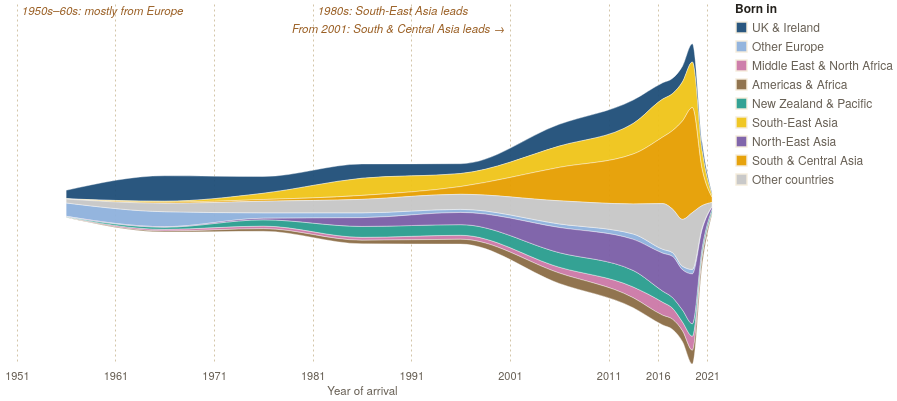

Write a Vega-Lite specification for this figure.
### Vega-Lite specification from a JSON file in a GitHub repository (floating-point values rounded to 4 significant figures)
{"$schema": "https://vega.github.io/schema/vega-lite/v5.json", "config": {"background": null, "font": "IBM Plex Sans, Helvetica Neue, Arial, sans-serif", "padding": 4, "view": {"stroke": null}, "axis": {"labelColor": "#675f54", "titleColor": "#675f54", "gridColor": "#d3c5a8", "domainColor": "#d3c5a8", "tickColor": "#d3c5a8", "labelFont": "IBM Plex Sans, Helvetica Neue, Arial, sans-serif", "labelFontSize": 11, "titleFont": "IBM Plex Sans, Helvetica Neue, Arial, sans-serif", "titleFontWeight": 500, "titleFontSize": 11.5}, "legend": {"labelColor": "#675f54", "titleColor": "#25221d", "labelFont": "IBM Plex Sans, Helvetica Neue, Arial, sans-serif", "titleFont": "IBM Plex Sans, Helvetica Neue, Arial, sans-serif", "titleFontWeight": 600, "labelFontSize": 12, "titleFontSize": 12, "symbolStrokeColor": "#f5eddc"}, "text": {"color": "#25221d", "font": "IBM Plex Sans, Helvetica Neue, Arial, sans-serif"}, "tooltipFormat": {"numberFormat": ",.0f"}}, "width": 710, "height": 360, "layer": [{"data": {"values": [{"region": "UK & Ireland", "period": "1951–60", "mid": 1956, "n": 82388, "perYear": 8239}, {"region": "UK & Ireland", "period": "1961–70", "mid": 1966, "n": 247329, "perYear": 24733}, {"region": "UK & Ireland", "period": "1971–80", "mid": 1976, "n": 162956, "perYear": 16296}, {"region": "UK & Ireland", "period": "1981–90", "mid": 1986, "n": 138688, "perYear": 13869}, {"region": "UK & Ireland", "period": "1991–2000", "mid": 1996, "n": 95470, "perYear": 9547}, {"region": "UK & Ireland", "period": "2001–10", "mid": 2006, "n": 211592, "perYear": 21159}, {"region": "UK & Ireland", "period": "2011–15", "mid": 2014.0, "n": 113660, "perYear": 22732}, {"region": "UK & Ireland", "period": "2016", "mid": 2016.0, "n": 15838, "perYear": 15838}, {"region": "UK & Ireland", "period": "2017", "mid": 2018.0, "n": 14854, "perYear": 14854}, {"region": "UK & Ireland", "period": "2018", "mid": 2018.0, "n": 15302, "perYear": 15302}, {"region": "UK & Ireland", "period": "2019", "mid": 2020.0, "n": 17673, "perYear": 17673}, {"region": "UK & Ireland", "period": "2020", "mid": 2020.0, "n": 8351, "perYear": 8351}, {"region": "UK & Ireland", "period": "2021 (to August)", "mid": 2022.0, "n": 2935, "perYear": 1834}, {"region": "Other Europe", "period": "1951–60", "mid": 1956, "n": 129732, "perYear": 12973}, {"region": "Other Europe", "period": "1961–70", "mid": 1966, "n": 145673, "perYear": 14567}, {"region": "Other Europe", "period": "1971–80", "mid": 1976, "n": 52488, "perYear": 5249}, {"region": "Other Europe", "period": "1981–90", "mid": 1986, "n": 46723, "perYear": 4672}, {"region": "Other Europe", "period": "1991–2000", "mid": 1996, "n": 30046, "perYear": 3005}, {"region": "Other Europe", "period": "2001–10", "mid": 2006, "n": 34617, "perYear": 3462}, {"region": "Other Europe", "period": "2011–15", "mid": 2014.0, "n": 25878, "perYear": 5176}, {"region": "Other Europe", "period": "2016", "mid": 2016.0, "n": 3753, "perYear": 3753}, {"region": "Other Europe", "period": "2017", "mid": 2018.0, "n": 3663, "perYear": 3663}, {"region": "Other Europe", "period": "2018", "mid": 2018.0, "n": 3392, "perYear": 3392}, {"region": "Other Europe", "period": "2019", "mid": 2020.0, "n": 4374, "perYear": 4374}, {"region": "Other Europe", "period": "2020", "mid": 2020.0, "n": 1724, "perYear": 1724}, {"region": "Other Europe", "period": "2021 (to August)", "mid": 2022.0, "n": 424, "perYear": 265}, {"region": "Middle East & North Africa", "period": "1951–60", "mid": 1956, "n": 4687, "perYear": 469}, {"region": "Middle East & North Africa", "period": "1961–70", "mid": 1966, "n": 17237, "perYear": 1724}, {"region": "Middle East & North Africa", "period": "1971–80", "mid": 1976, "n": 25308, "perYear": 2531}, {"region": "Middle East & North Africa", "period": "1981–90", "mid": 1986, "n": 28224, "perYear": 2822}, {"region": "Middle East & North Africa", "period": "1991–2000", "mid": 1996, "n": 38697, "perYear": 3870}, {"region": "Middle East & North Africa", "period": "2001–10", "mid": 2006, "n": 56767, "perYear": 5677}, {"region": "Middle East & North Africa", "period": "2011–15", "mid": 2014.0, "n": 52287, "perYear": 10457}, {"region": "Middle East & North Africa", "period": "2016", "mid": 2016.0, "n": 12653, "perYear": 12653}, {"region": "Middle East & North Africa", "period": "2017", "mid": 2018.0, "n": 10754, "perYear": 10754}, {"region": "Middle East & North Africa", "period": "2018", "mid": 2018.0, "n": 8591, "perYear": 8591}, {"region": "Middle East & North Africa", "period": "2019", "mid": 2020.0, "n": 13698, "perYear": 13698}, {"region": "Middle East & North Africa", "period": "2020", "mid": 2020.0, "n": 3972, "perYear": 3972}, {"region": "Middle East & North Africa", "period": "2021 (to August)", "mid": 2022.0, "n": 1218, "perYear": 761}, {"region": "Americas & Africa", "period": "1951–60", "mid": 1956, "n": 994, "perYear": 99}, {"region": "Americas & Africa", "period": "1961–70", "mid": 1966, "n": 9058, "perYear": 906}, {"region": "Americas & Africa", "period": "1971–80", "mid": 1976, "n": 24850, "perYear": 2485}, {"region": "Americas & Africa", "period": "1981–90", "mid": 1986, "n": 34546, "perYear": 3455}, {"region": "Americas & Africa", "period": "1991–2000", "mid": 1996, "n": 46565, "perYear": 4657}, {"region": "Americas & Africa", "period": "2001–10", "mid": 2006, "n": 101078, "perYear": 10108}, {"region": "Americas & Africa", "period": "2011–15", "mid": 2014.0, "n": 48530, "perYear": 9706}, {"region": "Americas & Africa", "period": "2016", "mid": 2016.0, "n": 9462, "perYear": 9462}, {"region": "Americas & Africa", "period": "2017", "mid": 2018.0, "n": 9865, "perYear": 9865}, {"region": "Americas & Africa", "period": "2018", "mid": 2018.0, "n": 10458, "perYear": 10458}, {"region": "Americas & Africa", "period": "2019", "mid": 2020.0, "n": 13288, "perYear": 13288}, {"region": "Americas & Africa", "period": "2020", "mid": 2020.0, "n": 7702, "perYear": 7702}, {"region": "Americas & Africa", "period": "2021 (to August)", "mid": 2022.0, "n": 2802, "perYear": 1751}, {"region": "New Zealand & Pacific", "period": "1951–60", "mid": 1956, "n": 3096, "perYear": 310}, {"region": "New Zealand & Pacific", "period": "1961–70", "mid": 1966, "n": 20700, "perYear": 2070}, {"region": "New Zealand & Pacific", "period": "1971–80", "mid": 1976, "n": 60971, "perYear": 6097}, {"region": "New Zealand & Pacific", "period": "1981–90", "mid": 1986, "n": 106064, "perYear": 10606}, {"region": "New Zealand & Pacific", "period": "1991–2000", "mid": 1996, "n": 103551, "perYear": 10355}, {"region": "New Zealand & Pacific", "period": "2001–10", "mid": 2006, "n": 141056, "perYear": 14106}, {"region": "New Zealand & Pacific", "period": "2011–15", "mid": 2014.0, "n": 80111, "perYear": 16022}, {"region": "New Zealand & Pacific", "period": "2016", "mid": 2016.0, "n": 10754, "perYear": 10754}, {"region": "New Zealand & Pacific", "period": "2017", "mid": 2018.0, "n": 10355, "perYear": 10355}, {"region": "New Zealand & Pacific", "period": "2018", "mid": 2018.0, "n": 11668, "perYear": 11668}, {"region": "New Zealand & Pacific", "period": "2019", "mid": 2020.0, "n": 12104, "perYear": 12104}, {"region": "New Zealand & Pacific", "period": "2020", "mid": 2020.0, "n": 5359, "perYear": 5359}, {"region": "New Zealand & Pacific", "period": "2021 (to August)", "mid": 2022.0, "n": 4679, "perYear": 2924}, {"region": "South-East Asia", "period": "1951–60", "mid": 1956, "n": 1683, "perYear": 168}, {"region": "South-East Asia", "period": "1961–70", "mid": 1966, "n": 9125, "perYear": 913}, {"region": "South-East Asia", "period": "1971–80", "mid": 1976, "n": 60760, "perYear": 6076}, {"region": "South-East Asia", "period": "1981–90", "mid": 1986, "n": 166704, "perYear": 16670}, {"region": "South-East Asia", "period": "1991–2000", "mid": 1996, "n": 126705, "perYear": 12671}, {"region": "South-East Asia", "period": "2001–10", "mid": 2006, "n": 206565, "perYear": 20657}, {"region": "South-East Asia", "period": "2011–15", "mid": 2014.0, "n": 148719, "perYear": 29744}, {"region": "South-East Asia", "period": "2016", "mid": 2016.0, "n": 36881, "perYear": 36881}, {"region": "South-East Asia", "period": "2017", "mid": 2018.0, "n": 35932, "perYear": 35932}, {"region": "South-East Asia", "period": "2018", "mid": 2018.0, "n": 37940, "perYear": 37940}, {"region": "South-East Asia", "period": "2019", "mid": 2020.0, "n": 44310, "perYear": 44310}, {"region": "South-East Asia", "period": "2020", "mid": 2020.0, "n": 17932, "perYear": 17932}, {"region": "South-East Asia", "period": "2021 (to August)", "mid": 2022.0, "n": 3574, "perYear": 2234}, {"region": "North-East Asia", "period": "1951–60", "mid": 1956, "n": 2570, "perYear": 257}, {"region": "North-East Asia", "period": "1961–70", "mid": 1966, "n": 4508, "perYear": 451}, {"region": "North-East Asia", "period": "1971–80", "mid": 1976, "n": 15533, "perYear": 1553}, {"region": "North-East Asia", "period": "1981–90", "mid": 1986, "n": 85234, "perYear": 8523}, {"region": "North-East Asia", "period": "1991–2000", "mid": 1996, "n": 118524, "perYear": 11852}, {"region": "North-East Asia", "period": "2001–10", "mid": 2006, "n": 244970, "perYear": 24497}, {"region": "North-East Asia", "period": "2011–15", "mid": 2014.0, "n": 151466, "perYear": 30293}, {"region": "North-East Asia", "period": "2016", "mid": 2016.0, "n": 36962, "perYear": 36962}, {"region": "North-East Asia", "period": "2017", "mid": 2018.0, "n": 39987, "perYear": 39987}, {"region": "North-East Asia", "period": "2018", "mid": 2018.0, "n": 39155, "perYear": 39155}, {"region": "North-East Asia", "period": "2019", "mid": 2020.0, "n": 48505, "perYear": 48505}, {"region": "North-East Asia", "period": "2020", "mid": 2020.0, "n": 17701, "perYear": 17701}, {"region": "North-East Asia", "period": "2021 (to August)", "mid": 2022.0, "n": 3598, "perYear": 2249}, {"region": "South & Central Asia", "period": "1951–60", "mid": 1956, "n": 1172, "perYear": 117}, {"region": "South & Central Asia", "period": "1961–70", "mid": 1966, "n": 11164, "perYear": 1116}, {"region": "South & Central Asia", "period": "1971–80", "mid": 1976, "n": 16480, "perYear": 1648}, {"region": "South & Central Asia", "period": "1981–90", "mid": 1986, "n": 38479, "perYear": 3848}, {"region": "South & Central Asia", "period": "1991–2000", "mid": 1996, "n": 75195, "perYear": 7520}, {"region": "South & Central Asia", "period": "2001–10", "mid": 2006, "n": 324884, "perYear": 32488}, {"region": "South & Central Asia", "period": "2011–15", "mid": 2014.0, "n": 242434, "perYear": 48487}, {"region": "South & Central Asia", "period": "2016", "mid": 2016.0, "n": 64726, "perYear": 64726}, {"region": "South & Central Asia", "period": "2017", "mid": 2018.0, "n": 76473, "perYear": 76473}, {"region": "South & Central Asia", "period": "2018", "mid": 2018.0, "n": 95712, "perYear": 95712}, {"region": "South & Central Asia", "period": "2019", "mid": 2020.0, "n": 102138, "perYear": 102138}, {"region": "South & Central Asia", "period": "2020", "mid": 2020.0, "n": 34750, "perYear": 34750}, {"region": "South & Central Asia", "period": "2021 (to August)", "mid": 2022.0, "n": 7784, "perYear": 4865}, {"region": "Other countries", "period": "1951–60", "mid": 1956, "n": 37762, "perYear": 3776}, {"region": "Other countries", "period": "1961–70", "mid": 1966, "n": 82166, "perYear": 8217}, {"region": "Other countries", "period": "1971–80", "mid": 1976, "n": 113002, "perYear": 11300}, {"region": "Other countries", "period": "1981–90", "mid": 1986, "n": 131224, "perYear": 13122}, {"region": "Other countries", "period": "1991–2000", "mid": 1996, "n": 146467, "perYear": 14647}, {"region": "Other countries", "period": "2001–10", "mid": 2006, "n": 224894, "perYear": 22489}, {"region": "Other countries", "period": "2011–15", "mid": 2014.0, "n": 146256, "perYear": 29251}, {"region": "Other countries", "period": "2016", "mid": 2016.0, "n": 44452, "perYear": 44452}, {"region": "Other countries", "period": "2017", "mid": 2018.0, "n": 42356, "perYear": 42356}, {"region": "Other countries", "period": "2018", "mid": 2018.0, "n": 45640, "perYear": 45640}, {"region": "Other countries", "period": "2019", "mid": 2020.0, "n": 55244, "perYear": 55244}, {"region": "Other countries", "period": "2020", "mid": 2020.0, "n": 21346, "perYear": 21346}, {"region": "Other countries", "period": "2021 (to August)", "mid": 2022.0, "n": 6092, "perYear": 3808}]}, "params": [{"name": "reg", "select": {"type": "point", "fields": ["region"], "on": "pointerover", "clear": "pointerout"}, "bind": "legend"}], "mark": {"type": "area", "interpolate": "monotone", "stroke": "#ffffff", "strokeWidth": 0.4}, "encoding": {"x": {"field": "mid", "type": "quantitative", "title": "Year of arrival", "scale": {"domain": [1950, 2022], "nice": false}, "axis": {"format": "d", "values": [1951, 1961, 1971, 1981, 1991, 2001, 2011, 2016, 2021], "grid": true, "gridDash": [2, 3], "domain": false, "tickSize": 0, "labelPadding": 6}}, "y": {"field": "perYear", "type": "quantitative", "stack": "center", "axis": null}, "color": {"field": "region", "type": "nominal", "title": "Born in", "scale": {"domain": ["UK & Ireland", "Other Europe", "Middle East & North Africa", "Americas & Africa", "New Zealand & Pacific", "South-East Asia", "North-East Asia", "South & Central Asia", "Other countries"], "range": ["#1f4e79", "#8fb1dd", "#cc79a7", "#8c6d46", "#2a9d8f", "#f0c419", "#7b5ea7", "#e69f00", "#c7c7c7"]}, "sort": ["UK & Ireland", "Other Europe", "Middle East & North Africa", "Americas & Africa", "New Zealand & Pacific", "South-East Asia", "North-East Asia", "South & Central Asia", "Other countries"], "legend": {"orient": "right", "columns": 1, "symbolType": "square", "symbolSize": 120, "labelLimit": 180, "labelFontSize": 12, "columnPadding": 8}}, "order": {"field": "region", "sort": "ascending"}, "opacity": {"condition": {"param": "reg", "value": 0.95}, "value": 0.18}, "tooltip": [{"field": "region", "title": "Born in"}, {"field": "period", "title": "Arrived"}, {"field": "n", "title": "Still living in Australia, 2021", "format": ","}, {"field": "perYear", "title": "Per year of the period", "format": ","}]}}, {"data": {"values": [{"x": 1952.0, "y": 8, "al": "left", "t": "1950s–60s: mostly from Europe"}, {"x": 1982.0, "y": 8, "al": "left", "t": "1980s: South-East Asia leads"}, {"x": 2000.0, "y": 26, "al": "right", "t": "From 2001: South & Central Asia leads →"}]}, "mark": {"type": "text", "baseline": "middle", "fontSize": 11.5, "fontStyle": "italic", "color": "#9a5f24", "align": {"expr": "datum.al"}, "interactive": false}, "encoding": {"x": {"field": "x", "type": "quantitative"}, "y": {"field": "y", "type": "quantitative", "scale": null}, "text": {"field": "t"}}}]}
